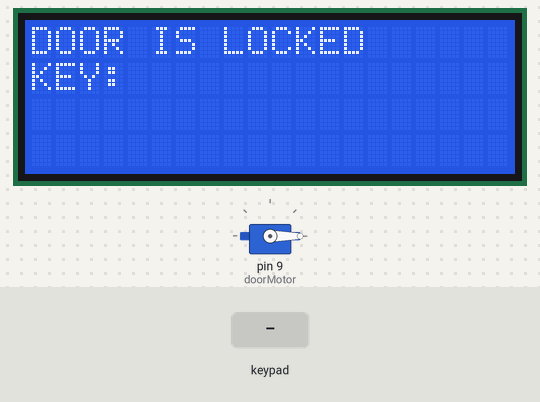
Bench run of a sketch on a simulated Arduino Uno, built with avr-gcc and run on an emulated ATmega328P. On the bench: servo, 20×4 character LCD. The test bench sets the inputs (shaded band).

Above: at 1.5 s.
1.6 s: keypad keys 2 3 2 3 # pressed 0.4 s apart
At 2.2 s:
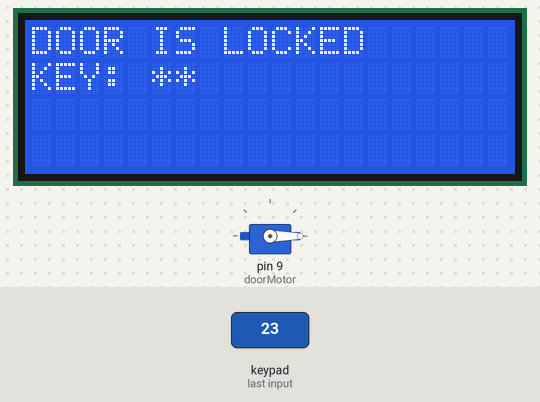
At 4.4 s:
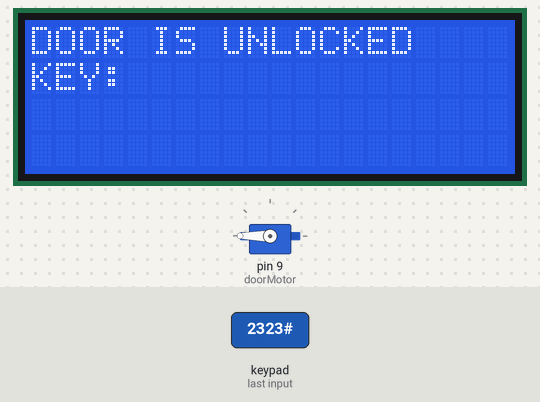
5.1 s: key '1' pressed
6.6 s: keypad keys 8 7 6 5 # pressed 0.4 s apart
At 9.5 s:
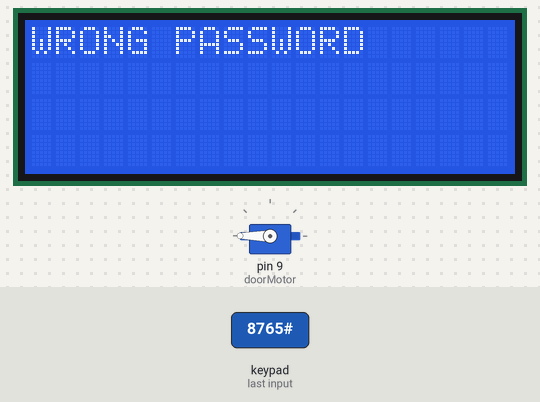
10.1 s: key '2' pressed
11.6 s: keypad keys 2 3 2 3 pressed 0.4 s apart
At 13.6 s:
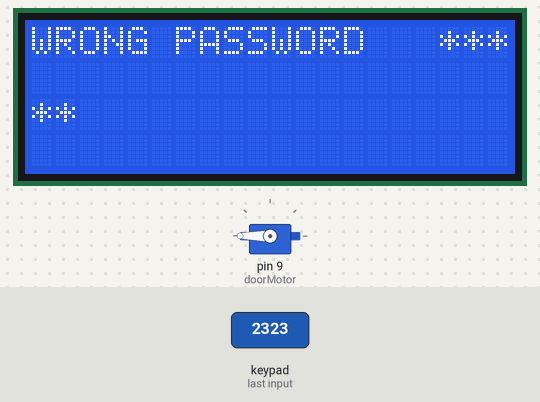
14.7 s: key '3' pressed
Timing chart, 0 to 17.2 s (numbered marks = the images above; inputs shaded):
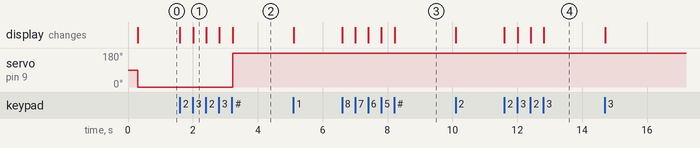

The sketch:

DoorLockProject.ino
```cpp
/*
  Door Lock System Project
  A simple door lock project was created using Arduino UNO, servo motor, and lcd display.

  How its works?
  - Keypad key "*" is used to clear or reset password
  - Keypad key "#" is used to enter input password
  - If the "WRONG PASSWORD" word appear on LCD, press the "*" keypad key to reset the password
  - If the "DOOR IS LOCKED" word appear on LCD, enter the password and press "#" to unlock
  - If the "DOOR IS UNLOCKED" word appear on LCD, enter the password and press "#" to lock

  The circuit:
  - Connect keypad row pinouts of the keypad to 5, 4, 3, and 2 pins of Arduino UNO
  - Connect keypad column pinouts of the keypad to 8, 7, and 6 pins of Arduino UNO
  - Connect LCD 1602 I2C SDA and SCL pins to Arduino UNO SDA and SCL pins
  - Connect Servor motor OUT pin to Arduino UNO pin 9. Then, connect GND and VCC pins to ground and +5V

  created 2021
  Created by ArduinoGetStarted.com
  Modified by My Creative Engineering <https://my-creative-engineering.blogspot.com>
*/

#include <Wire.h>
#include <LiquidCrystal_I2C.h>
#include <Keypad.h>
#include <Servo.h>

const byte ROWS = 4; //four rows
const byte COLS = 3; //three columns

char keys[ROWS][COLS] = {
  {'1','2','3'},
  {'4','5','6'},
  {'7','8','9'},
  {'*','0','#'}
};

byte rowPins[ROWS] = {8, 7, 6, 5}; //connect to the row pinouts of the keypad
byte colPins[COLS] = {4, 3, 2}; //connect to the column pinouts of the keypad
const String password = "2323"; // change your password here
String input_password;
int position = 1;

Servo doorMotor; // create servo object to control a servo
Keypad keypad = Keypad( makeKeymap(keys), rowPins, colPins, ROWS, COLS );
LiquidCrystal_I2C lcd(0x27,20,4);  // set the LCD address to 0x27 for a 16 chars and 2 line display

void setup()
{
  doorMotor.attach(9);
  lcd.begin();
  lcd.setCursor(0,0);
  lcd.print("DOOR LOCK SYSTEM");
  input_password.reserve(32);
  delay (200);
  lockPosition(true);
}

void loop()

{
  while (position == 1)
  {
    int a;
    char key = keypad.getKey();

    if (key)
    {

        if(key == '*') // clear input password
        {
          input_password = "";
          lockPosition(true);
        }

        else if(key == '#') // enter input password
        {
          if(password == input_password)
          {
            lockPosition(false);
            position=0;
          }

          else
          {
            lcd.clear();
            lcd.setCursor(0,0);
            lcd.print("WRONG PASSWORD   ");
          }

          input_password = ""; // clear input password
        }

        else
        {
          input_password += key; // append new character to input password string
          lcd.print("*");
        }
     }
  }


  while (position == 0)
  {
    int a;
    char key = keypad.getKey();

    if (key)
    {

        if(key == '*') // clear input password
        {
          input_password = "";
          lockPosition(false);
        }

        else if(key == '#') // enter input password
        {
          if(password == input_password)
          {
            lockPosition(true);
            position=1;
          }

          else
          {
            lcd.clear();
            lcd.setCursor(0,0);
            lcd.print("WRONG PASSWORD   ");
          }

          input_password = ""; // clear input password
        }

        else
        {
          input_password += key; // append new character to input password string
          lcd.print("*");
        }
     }
  }
}

void lockPosition(int doorLock)
{
  if (doorLock)
  {
    doorMotor.write(0);
    lcd.clear();
    lcd.setCursor(0,0);
    lcd.print("DOOR IS LOCKED");
    lcd.setCursor(0,1);
    lcd.print("KEY: ");
  }

  else
  {
    doorMotor.write(180);
    lcd.clear();
    lcd.setCursor(0,0);
    lcd.print("DOOR IS UNLOCKED");
    lcd.setCursor(0,1);
    lcd.print("KEY: ");
  }
}
```

Measured:
- after the input at 1.6 s, servo on pin 9 (doorMotor): 0° → 180° after 1.6 s; the display: first changes at once (image 1 shows a later state)
- after the input at 6.6 s, the display: first changes at once (image 3 shows a later state)
- after the input at 11.6 s, the display: first changes at once (image 4 shows a later state)
